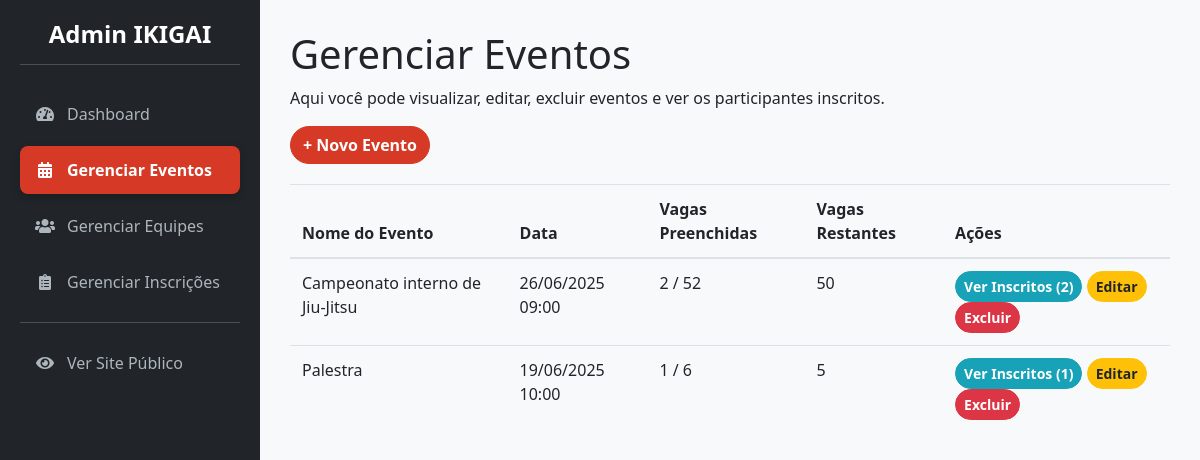
Page /admin/eventos (signed in) on the committed database.
### app/models.py (models this page shows, shortened)
class Evento(db.Model):
    __tablename__ = 'eventos'
    id = db.Column(db.Integer, primary_key=True)
    nome_evento = db.Column(db.String(200), nullable=False)
    data_hora_evento = db.Column(db.DateTime, nullable=False)
    palestrante = db.Column(db.String(100))
    imagem_palestrante = db.Column(db.String(300), nullable=True) # URL para a imagem
    descricao = db.Column(db.Text)
    local_evento = db.Column(db.String(200))
    preco = db.Column(db.Float, default=0.0)
    numero_vagas = db.Column(db.Integer, nullable=False)
    pix_copia_e_cola = db.Column(db.Text, nullable=True)  # Campo para o Pix
    inscricoes = db.relationship('Inscricao', backref='evento', lazy=True)

### app/admin/routes.py (the view)
@bp.route('/eventos')
@admin_required
def gerenciar_eventos():
    eventos = Evento.query.order_by(Evento.data_hora_evento.desc()).all()
    return render_template('admin/admin_gerenciar_eventos.html', eventos=eventos)

### app/__init__.py (called while the page is built)
@login_manager.user_loader
def load_user(user_id):
    return models.User.query.get(int(user_id))

### app/admin/routes.py (called while the page is built)
@bp.before_request
def before_request_handler():
    if current_app.config.get('DEBUG') and not current_user.is_authenticated:
        user = User.query.first()
        if user:
            login_user(user)

### app/templates/admin/admin_gerenciar_eventos.html (shortened to what this page needs)
{% extends 'admin/admin_base.html' %}
{% block page_title %}Gerenciar Eventos{% endblock %}
{% block content %}
<p>Aqui você pode visualizar, editar, excluir eventos e ver os participantes inscritos.</p>
<a href="{{ url_for('admin.novo_evento') }}" class="btn btn-primary" style="margin-bottom: 20px;">+ Novo Evento</a>
{% if eventos %}
    <table class="table">
        <thead>
            <tr>
                <th>Nome do Evento</th>
                <th>Data</th>
                <th>Vagas Preenchidas</th>
                <th>Vagas Restantes</th>
                <th>Ações</th>
            </tr>
        </thead>
        <tbody>
            {% for evento_item in eventos %}
            <tr>
                <td>{{ evento_item.nome_evento }}</td>
                <td>{{ evento_item.data_hora_evento.strftime('%d/%m/%Y %H:%M') }}</td>
                <td>{{ evento_item.inscricoes|length }} / {{ evento_item.numero_vagas + evento_item.inscricoes|length }}</td>
                <td>{{ evento_item.numero_vagas }}</td>
                <td class="action-links">
                    <a href="{{ url_for('admin.listar_inscricoes_evento', evento_id=evento_item.id) }}" class="btn btn-info btn-sm">Ver Inscritos ({{ evento_item.inscricoes|length }})</a>
                    <a href="{{ url_for('admin.editar_evento', evento_id=evento_item.id) }}" class="btn btn-warning btn-sm">Editar</a>
                    <a href="{{ url_for('admin.excluir_evento', evento_id=evento_item.id) }}" class="btn btn-danger btn-sm">Excluir</a>
                </td>
            </tr>
            {% endfor %}
        </tbody>
    </table>
{% else %}
    <p>Nenhum evento cadastrado.</p>
{% endif %}
{% endblock %}

### app/static/css/admin_styles.css (style rules this page uses)
:root { --primary-red: rgb(214, 58, 38); --dark-red: rgb(180, 45, 28); --admin-bg: #f8f9fa; --sidebar-bg: #212529; --sidebar-link-color: #adb5bd; --sidebar-link-hover-color: #fff; --shadow: 0 4px 20px rgba(0, 0, 0, 0.08); --border-radius: 12px; --font-family: 'Segoe UI', Tahoma, Geneva, Verdana, sans-serif; }
body { background-color: var(--admin-bg); font-family: var(--font-family); }
.btn { border-radius: 25px; font-weight: 600; }
.btn-primary { background-color: var(--primary-red); border-color: var(--primary-red); }

### rows in the picture
Evento: nome_evento "Campeonato interno de Jiu-Jitsu", data_hora_evento "26/06/2025 09:00", inscricoes|length "2", numero_vagas "52", numero_vagas "50"
Evento: nome_evento "Palestra", data_hora_evento "19/06/2025 10:00", inscricoes|length "1", numero_vagas "6", numero_vagas "5"
